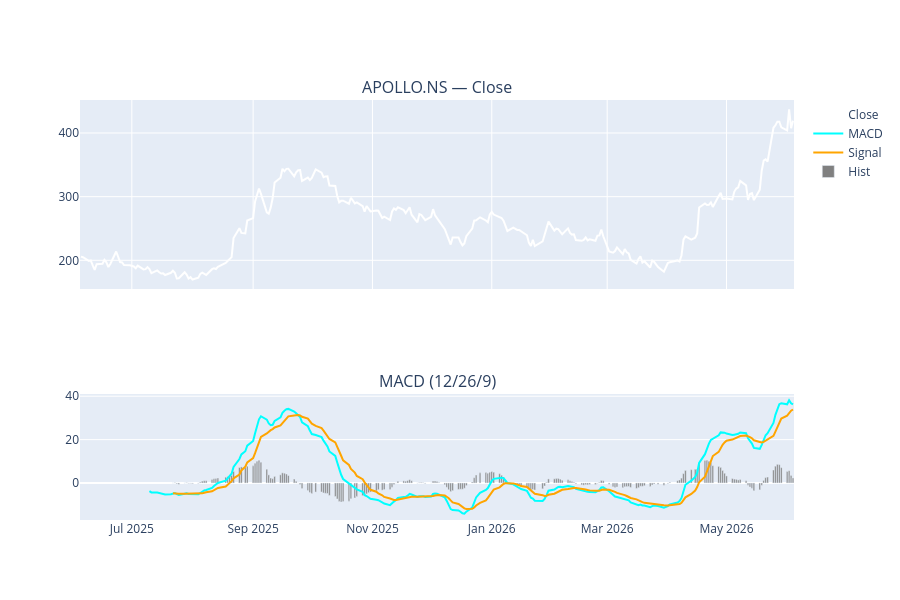

This figure's notebook cell:
### Code cell
# ── 12d. MACD (12/26/9) ────────────────────────────────────────────────────
macd_ind    = MACD(close=df["Close"], window_slow=26, window_fast=12, window_sign=9)
macd_line   = macd_ind.macd()
signal_line = macd_ind.macd_signal()
histogram   = macd_ind.macd_diff()

fig = make_subplots(
    rows=2, cols=1, shared_xaxes=True,
    row_heights=[0.6, 0.4],
    subplot_titles=[f"{ticker} — Close", "MACD (12/26/9)"],
)
fig.add_trace(go.Scatter(x=df.index, y=df["Close"], name="Close",  line=dict(color="white")),  row=1, col=1)
fig.add_trace(go.Scatter(x=df.index, y=macd_line,   name="MACD",   line=dict(color="cyan")),   row=2, col=1)
fig.add_trace(go.Scatter(x=df.index, y=signal_line, name="Signal", line=dict(color="orange")), row=2, col=1)
fig.add_trace(go.Bar(    x=df.index, y=histogram,   name="Hist",   marker_color="gray"),       row=2, col=1)
fig.update_layout(height=600, xaxis_rangeslider_visible=False)
fig.show()

### Figure 1 — Plotly figure (JSON) as saved in the notebook; plotly's stock layout.template omitted (floating-point values rounded to 4 significant figures; data arrays with more than 128 entries replaced by an {"elided": "..."} marker saying what was removed)
{"data": [{"line": {"color": "white"}, "name": "Close", "type": "scatter", "x": {"elided": "249 str values"}, "xaxis": "x", "y": {"elided": "249 float values"}, "yaxis": "y"}, {"line": {"color": "cyan"}, "name": "MACD", "type": "scatter", "x": {"elided": "249 str values"}, "xaxis": "x2", "y": {"elided": "249 float values"}, "yaxis": "y2"}, {"line": {"color": "orange"}, "name": "Signal", "type": "scatter", "x": {"elided": "249 str values"}, "xaxis": "x2", "y": {"elided": "249 float values"}, "yaxis": "y2"}, {"marker": {"color": "gray"}, "name": "Hist", "type": "bar", "x": {"elided": "249 str values"}, "xaxis": "x2", "y": {"elided": "249 float values"}, "yaxis": "y2"}], "layout": {"annotations": [{"font": {"size": 16}, "showarrow": false, "text": "APOLLO.NS — Close", "x": 0.5, "xanchor": "center", "xref": "paper", "y": 1, "yanchor": "bottom", "yref": "paper"}, {"font": {"size": 16}, "showarrow": false, "text": "MACD (12/26/9)", "x": 0.5, "xanchor": "center", "xref": "paper", "y": 0.3, "yanchor": "bottom", "yref": "paper"}], "height": 600, "xaxis": {"anchor": "y", "domain": [0, 1], "matches": "x2", "rangeslider": {"visible": false}, "showticklabels": false}, "xaxis2": {"anchor": "y2", "domain": [0, 1]}, "yaxis": {"anchor": "x", "domain": [0.55, 1]}, "yaxis2": {"anchor": "x2", "domain": [0, 0.3]}}}
